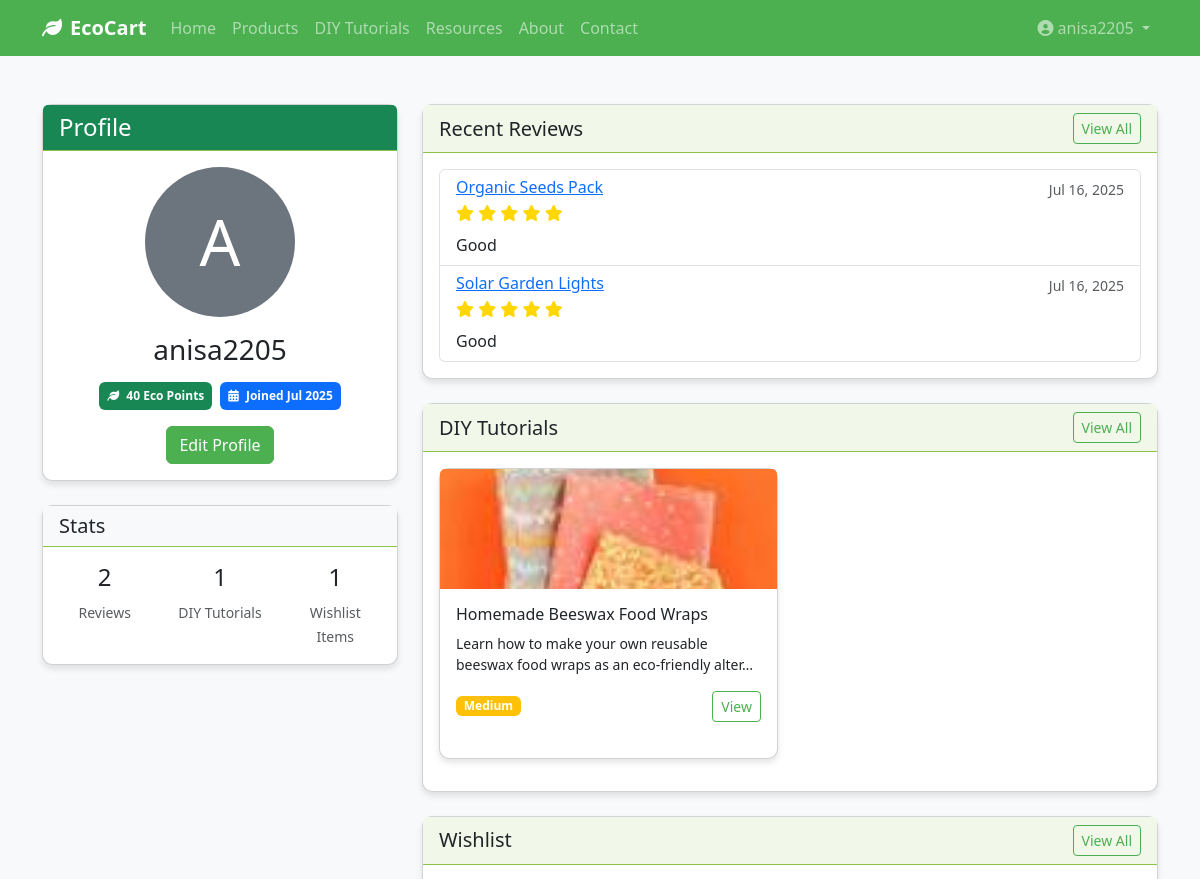
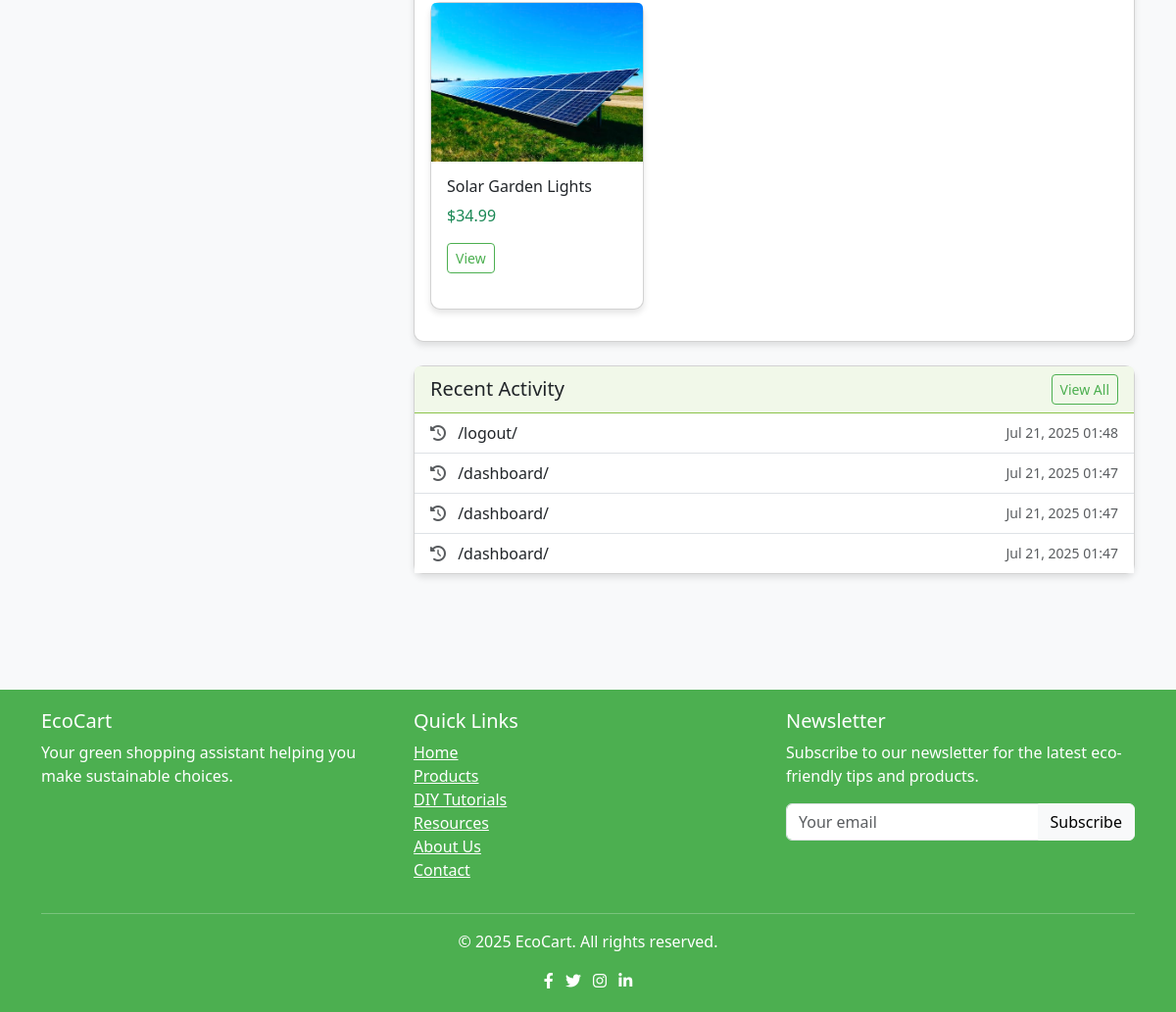
Page /profile/ (signed in) on the earlier database version (2 pictures, top to bottom).
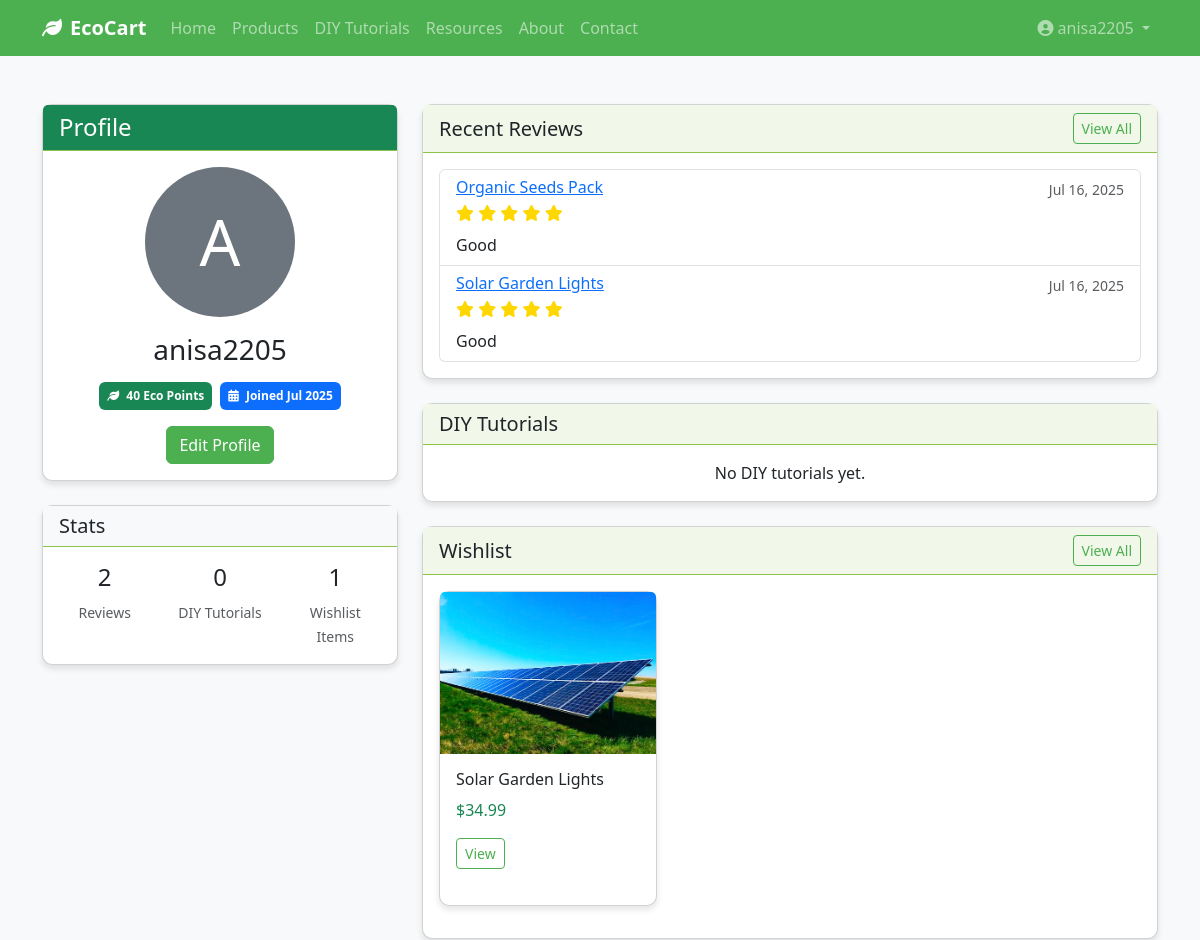
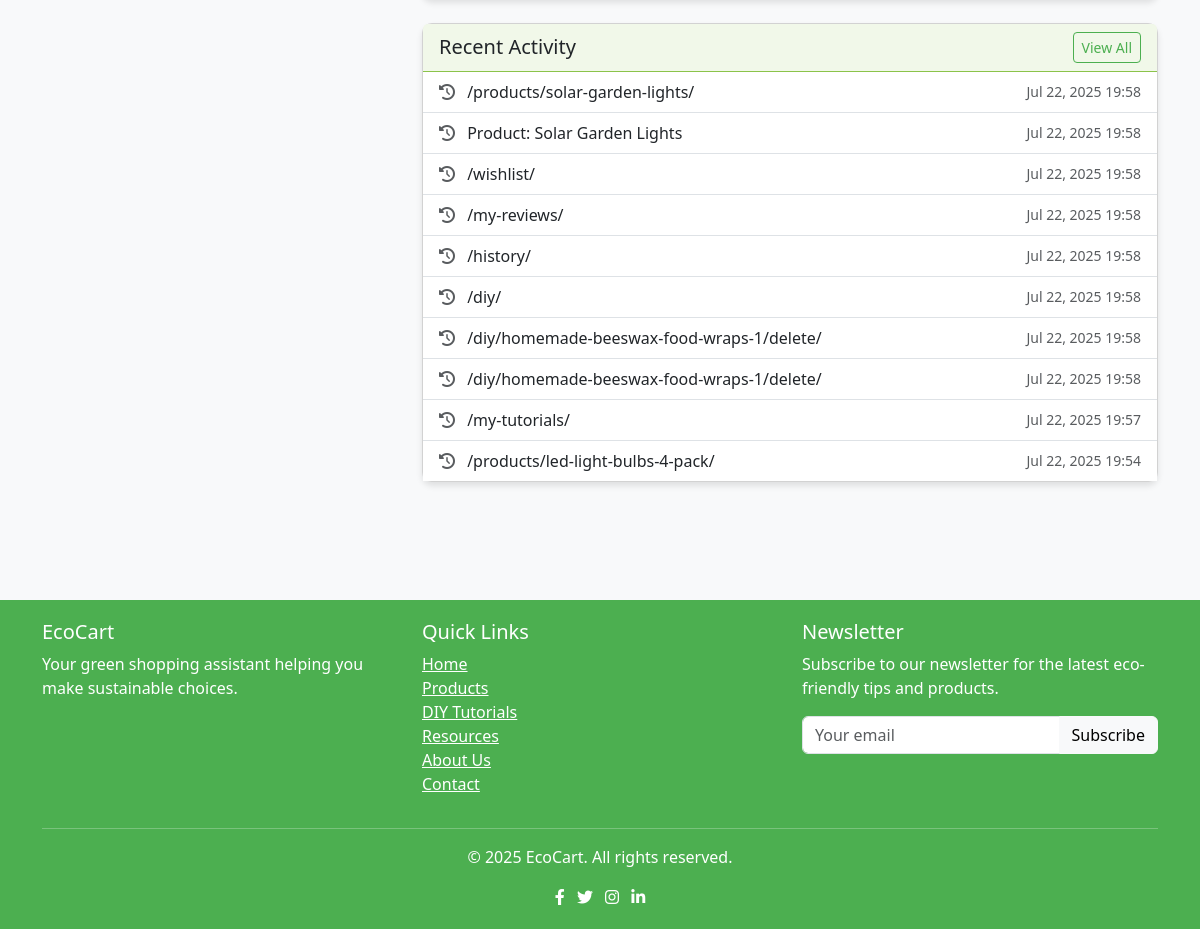
Same page on the later database version (2 pictures, top to bottom).
### greenapp/models.py (models this page shows, shortened)
class Review(models.Model):
    product = models.ForeignKey(Product, on_delete=models.CASCADE, related_name='reviews')
    user = models.ForeignKey(User, on_delete=models.CASCADE, related_name='reviews')
    rating = models.IntegerField(validators=[MinValueValidator(1), MaxValueValidator(5)])
    comment = models.TextField()
    created = models.DateTimeField(auto_now_add=True)
    class Meta:
        ordering = ['-created']
        constraints = [
            models.UniqueConstraint(fields=['user', 'product'], name='unique_review')
        ]

class Product(models.Model):
    name = models.CharField(max_length=200)
    slug = models.SlugField(max_length=200, unique=True)
    category = models.ForeignKey(Category, on_delete=models.CASCADE, related_name='products')
    description = models.TextField()
    price = models.DecimalField(max_digits=10, decimal_places=2)
    image = models.ImageField(upload_to='products/%Y/%m/%d', blank=True)
    is_compostable = models.BooleanField(default=False)
    is_reusable = models.BooleanField(default=False)
    is_recyclable = models.BooleanField(default=False)
    is_biodegradable = models.BooleanField(default=False)
    is_organic = models.BooleanField(default=False)
    is_energy_efficient = models.BooleanField(default=False)
    created = models.DateTimeField(auto_now_add=True)
    updated = models.DateTimeField(auto_now=True)
    class Meta:
        ordering = ['-created']
        indexes = [
            models.Index(fields=['name']),
            models.Index(fields=['slug']),
            models.Index(fields=['-created']),
        ]

class DIY(models.Model):
    title = models.CharField(max_length=200)
    slug = models.SlugField(max_length=200, unique=True, blank=True)
    author = models.ForeignKey(User, on_delete=models.CASCADE, related_name='diy_tutorials')
    category = models.ForeignKey(Category, on_delete=models.SET_NULL, null=True, related_name='diy_tutorials')
    description = models.TextField()
    materials = models.TextField(help_text="List the materials needed for this DIY project")
    instructions = models.TextField(help_text="Step-by-step instructions for the DIY project")
    image = models.ImageField(upload_to='diy/%Y/%m/%d', blank=True)
    document = models.FileField(upload_to='diy/documents/%Y/%m/%d', blank=True)
    difficulty = models.CharField(max_length=10, choices=[
        ('easy', 'Easy'),
        ('medium', 'Medium'),
        ('hard', 'Hard')
    ], default='medium')
    time_required = models.CharField(max_length=100, help_text="Estimated time to complete (e.g., '30 minutes', '2 hours')")
    created = models.DateTimeField(auto_now_add=True)
    updated = models.DateTimeField(auto_now=True)
    class Meta:
        verbose_name = 'DIY Tutorial'
        verbose_name_plural = 'DIY Tutorials'
        ordering = ['-created']

class WishlistItem(models.Model):
    user = models.ForeignKey(User, on_delete=models.CASCADE, related_name='wishlist')
    product = models.ForeignKey(Product, on_delete=models.CASCADE, related_name='in_wishlists')
    added = models.DateTimeField(auto_now_add=True)
    class Meta:
        ordering = ['-added']
        constraints = [
            models.UniqueConstraint(fields=['user', 'product'], name='unique_wishlist_item')
        ]

class VisitLog(models.Model):
    user = models.ForeignKey(User, on_delete=models.CASCADE, related_name='visits', null=True, blank=True)
    session_key = models.CharField(max_length=40, blank=True, null=True)
    ip_address = models.GenericIPAddressField(blank=True, null=True)
    page_visited = models.CharField(max_length=255)
    timestamp = models.DateTimeField(auto_now_add=True)
    time_spent = models.DurationField(null=True, blank=True)
    class Meta:
        ordering = ['-timestamp']

class UserProfile(models.Model):
    user = models.OneToOneField(User, on_delete=models.CASCADE, related_name='profile')
    bio = models.TextField(blank=True)
    profile_picture = models.ImageField(upload_to='profile_pics', blank=True)
    location = models.CharField(max_length=100, blank=True)
    eco_points = models.IntegerField(default=0, help_text="Points earned for eco-friendly activities")

### greenapp/views.py (the view)
# urls.py: path('profile/', views.UserProfileView.as_view(), name='profile'),
class UserProfileView(LoginRequiredMixin, DetailView):
    model = User
    template_name = 'greenapp/profile.html'
    context_object_name = 'profile_user'
    def get_object(self):
        username = self.kwargs.get('username')
        if username:
            return get_object_or_404(User, username=username)
        return self.request.user
    def get_context_data(self, **kwargs):
        context = super().get_context_data(**kwargs)
        user = self.get_object()
        context['reviews'] = Review.objects.filter(user=user).order_by('-created')[:5]
        context['diy_tutorials'] = DIY.objects.filter(author=user).order_by('-created')[:5]
        context['wishlist_items'] = WishlistItem.objects.filter(user=user).order_by('-added')[:5]
        if user == self.request.user:
            context['visit_logs'] = VisitLog.objects.filter(user=user).order_by('-timestamp')[:10]
        return context

### greenapp/context_processors.py (called while the page is built)
def media_url(request):
    return {'MEDIA_URL': settings.MEDIA_URL}

### templates/greenapp/profile.html (shortened to what the changed rows need)
{% extends 'greenapp/base.html' %}
{% block content %}
<div class="container py-5">
    <div class="row">
        <div class="col-md-4 mb-4">
            <div class="card">
                <div class="card-body text-center">
                    {% if profile_user.profile.profile_picture %}
                    <img src="{{ profile_user.profile.profile_picture.url }}" class="rounded-circle img-thumbnail mb-3" width="150" height="150" alt="{{ profile_user.username }}">
                    {% else %}
                    <div class="rounded-circle bg-secondary text-white d-flex align-items-center justify-content-center mx-auto mb-3" style="width: 150px; height: 150px; font-size: 4rem;">
                        {{ profile_user.username|first|upper }}
                    </div>
                    {% endif %}
                    <h3>{{ profile_user.username }}</h3>
                    <div class="d-flex justify-content-center mb-3">
                        <span class="badge bg-success me-2 p-2">
                            <i class="fas fa-leaf me-1"></i> {{ profile_user.profile.eco_points }} Eco Points
                        </span>
                        <span class="badge bg-primary p-2">
                            <i class="fas fa-calendar-alt me-1"></i> Joined {{ profile_user.date_joined|date:"M Y" }}
                        </span>
                    </div>
                    {% if profile_user == user %}
                    <a href="{% url 'profile_update' %}" class="btn btn-primary">Edit Profile</a>
                    {% endif %}
                </div>
            </div>
            <div class="card mt-4">
                <div class="card-body">
                    <div class="row text-center">
                        <div class="col-4">
                            <h4>{{ profile_user.reviews.count }}</h4>
                            <small class="text-muted">Reviews</small>
                        </div>
                        <div class="col-4">
                            <h4>{{ profile_user.diy_tutorials.count }}</h4>
                            <small class="text-muted">DIY Tutorials</small>
                        </div>
                        <div class="col-4">
                            <h4>{{ profile_user.wishlist.count }}</h4>
                            <small class="text-muted">Wishlist Items</small>
                        </div>
                    </div>
                </div>
            </div>
        </div>
        <div class="col-md-8">
            <div class="card mb-4">
                <div class="card-body">
                    {% if reviews %}
                    <div class="list-group">
                        {% for review in reviews %}
                        <div class="list-group-item">
                            <div class="d-flex justify-content-between align-items-center">
                                <h6 class="mb-1">
                                    <a href="{% url 'product_detail' review.product.slug %}">{{ review.product.name }}</a>
                                </h6>
                                <small class="text-muted">{{ review.created|date:"M d, Y" }}</small>
                            </div>
                            <div class="rating mb-2">
                                {% for i in "12345" %}
                                <i class="{% if forloop.counter <= review.rating %}fas{% else %}far{% endif %} fa-star"></i>
                                {% endfor %}
                            </div>
                            <p class="mb-0">{{ review.comment }}</p>
                        </div>
                        {% endfor %}
                    </div>
                    {% else %}
                    <p class="text-center mb-0">No reviews yet.</p>
                    {% endif %}
                </div>
            </div>
            <div class="card mb-4">
                <div class="card-header d-flex justify-content-between align-items-center">
                    <h5 class="mb-0">DIY Tutorials</h5>
                    {% if diy_tutorials %}
                    {% if profile_user == user %}
                    <a href="{% url 'my_tutorials' %}" class="btn btn-sm btn-outline-primary">View All</a>
                    {% endif %}
                    {% endif %}
                </div>
                <div class="card-body">
                    {% if diy_tutorials %}
                    <div class="row">
                        {% for tutorial in diy_tutorials %}
                        <div class="col-md-6 mb-3">
                            <div class="card h-100">
                                {% if tutorial.image %}
                                <div style="height: 120px; overflow: hidden;">
                                    <img src="{{ tutorial.image.url }}" class="card-img-top" alt="{{ tutorial.title }}" style="width: 100%; height: 100%; object-fit: cover;">
                                </div>
                                {% endif %}
                                <div class="card-body">
                                    <h6 class="card-title">{{ tutorial.title }}</h6>
                                    <p class="card-text small">{{ tutorial.description|truncatechars:80 }}</p>
                                    <div class="d-flex justify-content-between align-items-center">
                                        <span class="badge {% if tutorial.difficulty == 'easy' %}bg-success{% elif tutorial.difficulty == 'medium' %}bg-warning{% else %}bg-danger{% endif %}">
                                            {{ tutorial.difficulty|title }}
                                        </span>
                                        <a href="{% url 'diy_detail' tutorial.slug %}" class="btn btn-sm btn-outline-primary">View</a>
                                    </div>
                                </div>
                            </div>
                        </div>
                        {% endfor %}
                    </div>
                    {% else %}
                    <p class="text-center mb-0">No DIY tutorials yet.</p>
                    {% endif %}
                </div>
            </div>
            <div class="card mb-4">
                <div class="card-body">
                    {% if wishlist_items %}
                    <div class="row">
                        {% for item in wishlist_items %}
                        <div class="col-md-4 mb-3">
                            <div class="card h-100">
                                {% if item.product.image %}
                                <img src="{{ item.product.image.url }}" class="card-img-top" alt="{{ item.product.name }}">
                                {% else %}
                                <img src="https://via.placeholder.com/150x150?text=No+Image" class="card-img-top" alt="No Image">
                                {% endif %}
                                <div class="card-body">
                                    <h6 class="card-title">{{ item.product.name }}</h6>
                                    <p class="card-text text-success">${{ item.product.price }}</p>
                                    <a href="{% url 'product_detail' item.product.slug %}" class="btn btn-sm btn-outline-primary">View</a>
                                </div>
                            </div>
                        </div>
                        {% endfor %}
                    </div>
                    {% else %}
                    <p class="text-center mb-0">No wishlist items yet.</p>
                    {% endif %}
                </div>
            </div>
            {% if profile_user == user and visit_logs %}
            <div class="card">
                <div class="card-body p-0">
                    <div class="list-group list-group-flush">
                        {% for log in visit_logs %}
                        <div class="list-group-item">
                            <div class="d-flex justify-content-between align-items-center">
                                <div>
                                    <i class="fas fa-history text-muted me-2"></i>
                                    {{ log.page_visited }}
                                </div>
                                <small class="text-muted">{{ log.timestamp|date:"M d, Y H:i" }}</small>
                            </div>
                        </div>
                        {% endfor %}
                    </div>
                </div>
            </div>
            {% endif %}
        </div>
    </div>
</div>
{% endblock %}

### templates/greenapp/base.html (shortened to what the changed rows need)
<!DOCTYPE html>
<html lang="en">
<head>
    <link href="https://cdn.jsdelivr.net/npm/bootstrap@5.3.0/dist/css/bootstrap.min.css" rel="stylesheet">
    <link rel="stylesheet" href="https://cdnjs.cloudflare.com/ajax/libs/font-awesome/6.0.0/css/all.min.css">
</head>
<body>
    <nav class="navbar navbar-expand-lg navbar-dark fixed-top">
        <div class="container">
            <div class="collapse navbar-collapse" id="navbarNav">
                <ul class="navbar-nav">
                    {% if user.is_authenticated %}
                    <li class="nav-item dropdown">
                        <a class="nav-link dropdown-toggle" href="#" id="userDropdown" role="button" data-bs-toggle="dropdown">
                            <i class="fas fa-user-circle me-1"></i>{{ user.username }}
                        </a>
                    </li>
                    {% endif %}
                </ul>
            </div>
        </div>
    </nav>
    <main>
        {% block content %}{% endblock %}
    </main>
</body>
</html>

Differences in the rows shown:
removed DIY: image (picture), title "Homemade Beeswax Food Wraps", description "Learn how to make your own reusable beeswax food wraps as an eco-friendly alter…", difficulty "Medium"
no longer on this page (row unchanged): VisitLog: page_visited "/logout/", timestamp "Jul 21, 2025 01:48"
no longer on this page (row unchanged): VisitLog: page_visited "/dashboard/", timestamp "Jul 21, 2025 01:47"
no longer on this page (row unchanged): VisitLog: page_visited "/dashboard/", timestamp "Jul 21, 2025 01:47"
no longer on this page (row unchanged): VisitLog: page_visited "/dashboard/", timestamp "Jul 21, 2025 01:47"
added VisitLog: page_visited "/products/solar-garden-lights/", timestamp "Jul 22, 2025 19:58"
added VisitLog: page_visited "Product: Solar Garden Lights", timestamp "Jul 22, 2025 19:58"
added VisitLog: page_visited "/wishlist/", timestamp "Jul 22, 2025 19:58"
added VisitLog: page_visited "/my-reviews/", timestamp "Jul 22, 2025 19:58"
added VisitLog: page_visited "/history/", timestamp "Jul 22, 2025 19:58"
added VisitLog: page_visited "/diy/", timestamp "Jul 22, 2025 19:58"
added VisitLog: page_visited "/diy/homemade-beeswax-food-wraps-1/delete/", timestamp "Jul 22, 2025 19:58"
added VisitLog: page_visited "/diy/homemade-beeswax-food-wraps-1/delete/", timestamp "Jul 22, 2025 19:58"
added VisitLog: page_visited "/my-tutorials/", timestamp "Jul 22, 2025 19:57"
added VisitLog: page_visited "/products/led-light-bulbs-4-pack/", timestamp "Jul 22, 2025 19:54"
Other differences:
{{ profile_user.diy_tutorials.count }}: "1" → "0"
text no longer shown: "View All"
text now shown: "No DIY tutorials yet."
